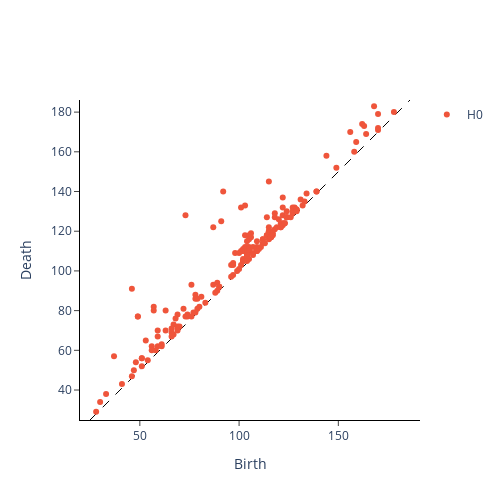
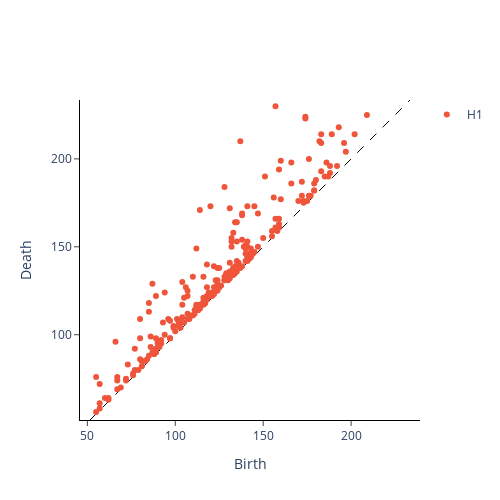
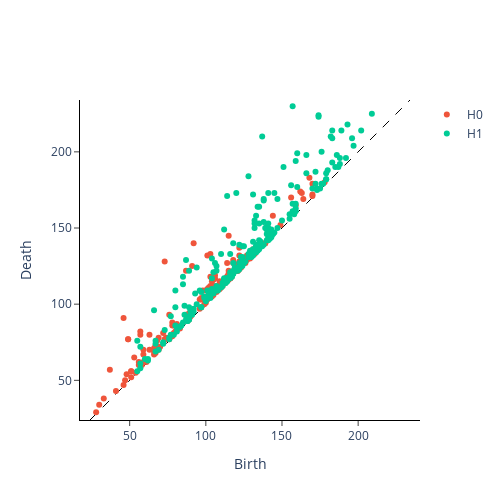
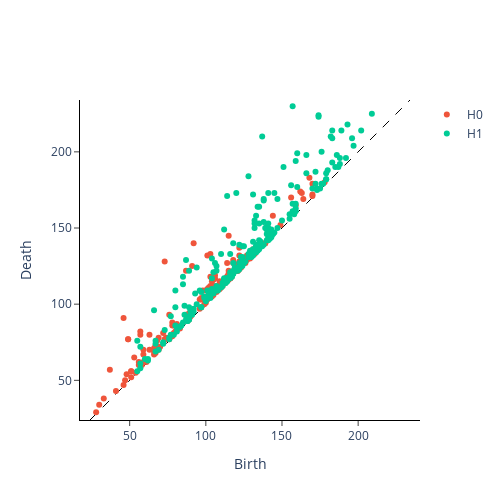

Write notebook code for charts like these, in order.
### Code cell
fig1 = plot_diagram(diagram0_train[0]) 
fig1.show()

fig2 = plot_diagram(diagram1_train[0])
fig2.show()

fig3 = plot_diagram(diagrams_train[0])
fig3.show()

fig4 = plot_diagram(diagram_sample[0])
fig4.show()

### Figure 1 — Plotly figure (JSON) as saved in the notebook; plotly's stock layout.template omitted (floating-point values rounded to 4 significant figures; data arrays with more than 128 entries replaced by an {"elided": "..."} marker saying what was removed)
{"data": [{"hoverinfo": "none", "line": {"color": "black", "dash": "dash", "width": 1}, "mode": "lines", "showlegend": false, "type": "scatter", "x": [24.9, 186.1], "y": [24.9, 186.1]}, {"hoverinfo": "text", "hovertext": {"elided": "183 str values"}, "mode": "markers", "name": "H0", "type": "scatter", "x": {"elided": "183 int values"}, "y": {"elided": "183 int values"}}], "layout": {"height": 500, "plot_bgcolor": "white", "width": 500, "xaxis": {"autorange": false, "domain": [0, 1], "exponentformat": "e", "linecolor": "black", "linewidth": 1, "mirror": false, "range": [20.11, 190.9], "showexponent": "all", "showline": true, "side": "bottom", "ticks": "outside", "title": {"text": "Birth"}, "type": "linear", "zeroline": true}, "yaxis": {"autorange": false, "domain": [0, 1], "exponentformat": "e", "linecolor": "black", "linewidth": 1, "mirror": false, "range": [24.9, 186.1], "scaleanchor": "x", "scaleratio": 1, "showexponent": "all", "showline": true, "side": "left", "ticks": "outside", "title": {"text": "Death"}, "type": "linear", "zeroline": true}}}

### Figure 2 — Plotly figure (JSON) as saved in the notebook; plotly's stock layout.template omitted (floating-point values rounded to 4 significant figures; data arrays with more than 128 entries replaced by an {"elided": "..."} marker saying what was removed)
{"data": [{"hoverinfo": "none", "line": {"color": "black", "dash": "dash", "width": 1}, "mode": "lines", "showlegend": false, "type": "scatter", "x": [51.5, 233.5], "y": [51.5, 233.5]}, {"hoverinfo": "text", "hovertext": {"elided": "235 str values"}, "mode": "markers", "name": "H1", "type": "scatter", "x": {"elided": "235 int values"}, "y": {"elided": "235 int values"}}], "layout": {"height": 500, "plot_bgcolor": "white", "width": 500, "xaxis": {"autorange": false, "domain": [0, 1], "exponentformat": "e", "linecolor": "black", "linewidth": 1, "mirror": false, "range": [46.1, 238.9], "showexponent": "all", "showline": true, "side": "bottom", "ticks": "outside", "title": {"text": "Birth"}, "type": "linear", "zeroline": true}, "yaxis": {"autorange": false, "domain": [0, 1], "exponentformat": "e", "linecolor": "black", "linewidth": 1, "mirror": false, "range": [51.5, 233.5], "scaleanchor": "x", "scaleratio": 1, "showexponent": "all", "showline": true, "side": "left", "ticks": "outside", "title": {"text": "Death"}, "type": "linear", "zeroline": true}}}

### Figure 3 — Plotly figure (JSON) as saved in the notebook; plotly's stock layout.template omitted (floating-point values rounded to 4 significant figures; data arrays with more than 128 entries replaced by an {"elided": "..."} marker saying what was removed)
{"data": [{"hoverinfo": "none", "line": {"color": "black", "dash": "dash", "width": 1}, "mode": "lines", "showlegend": false, "type": "scatter", "x": [23.96, 234.0], "y": [23.96, 234.0]}, {"hoverinfo": "text", "hovertext": {"elided": "183 str values"}, "mode": "markers", "name": "H0", "type": "scatter", "x": {"elided": "183 int values"}, "y": {"elided": "183 int values"}}, {"hoverinfo": "text", "hovertext": {"elided": "235 str values"}, "mode": "markers", "name": "H1", "type": "scatter", "x": {"elided": "235 int values"}, "y": {"elided": "235 int values"}}], "layout": {"height": 500, "plot_bgcolor": "white", "width": 500, "xaxis": {"autorange": false, "domain": [0, 1], "exponentformat": "e", "linecolor": "black", "linewidth": 1, "mirror": false, "range": [17.72, 240.3], "showexponent": "all", "showline": true, "side": "bottom", "ticks": "outside", "title": {"text": "Birth"}, "type": "linear", "zeroline": true}, "yaxis": {"autorange": false, "domain": [0, 1], "exponentformat": "e", "linecolor": "black", "linewidth": 1, "mirror": false, "range": [23.96, 234.0], "scaleanchor": "x", "scaleratio": 1, "showexponent": "all", "showline": true, "side": "left", "ticks": "outside", "title": {"text": "Death"}, "type": "linear", "zeroline": true}}}

### Figure 4 — Plotly figure (JSON) as saved in the notebook; plotly's stock layout.template omitted (floating-point values rounded to 4 significant figures; data arrays with more than 128 entries replaced by an {"elided": "..."} marker saying what was removed)
{"data": [{"hoverinfo": "none", "line": {"color": "black", "dash": "dash", "width": 1}, "mode": "lines", "showlegend": false, "type": "scatter", "x": [23.96, 234.0], "y": [23.96, 234.0]}, {"hoverinfo": "text", "hovertext": {"elided": "183 str values"}, "mode": "markers", "name": "H0", "type": "scatter", "x": {"elided": "183 int values"}, "y": {"elided": "183 int values"}}, {"hoverinfo": "text", "hovertext": {"elided": "235 str values"}, "mode": "markers", "name": "H1", "type": "scatter", "x": {"elided": "235 int values"}, "y": {"elided": "235 int values"}}], "layout": {"height": 500, "plot_bgcolor": "white", "width": 500, "xaxis": {"autorange": false, "domain": [0, 1], "exponentformat": "e", "linecolor": "black", "linewidth": 1, "mirror": false, "range": [17.72, 240.3], "showexponent": "all", "showline": true, "side": "bottom", "ticks": "outside", "title": {"text": "Birth"}, "type": "linear", "zeroline": true}, "yaxis": {"autorange": false, "domain": [0, 1], "exponentformat": "e", "linecolor": "black", "linewidth": 1, "mirror": false, "range": [23.96, 234.0], "scaleanchor": "x", "scaleratio": 1, "showexponent": "all", "showline": true, "side": "left", "ticks": "outside", "title": {"text": "Death"}, "type": "linear", "zeroline": true}}}
